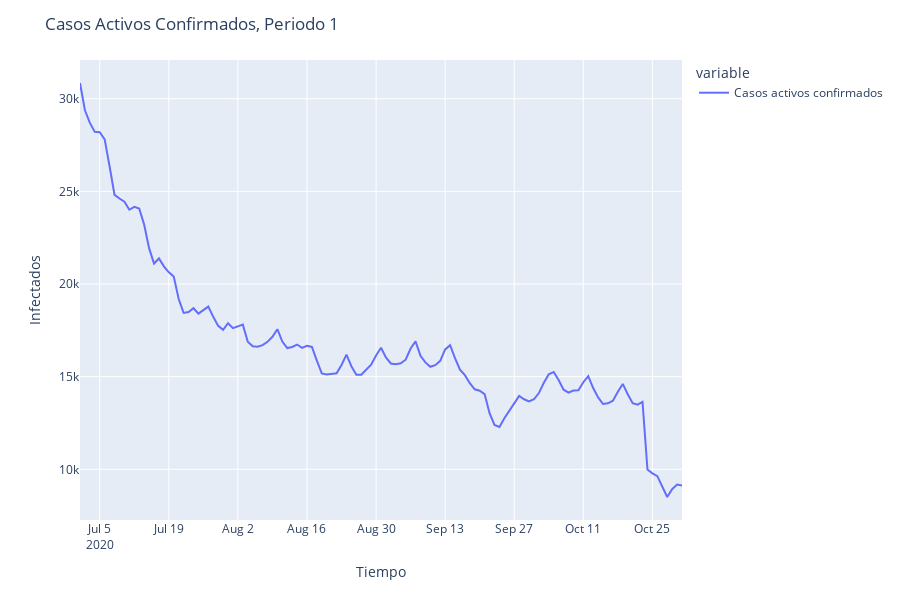

The notebook cell this image was saved under:
### Code cell
fig = px.line(filtered_df_p1, y=['Casos activos confirmados'])
fig.update_layout(title='Casos Activos Confirmados, Periodo 1',xaxis_title='Tiempo',yaxis_title='Infectados')
fig.show()
